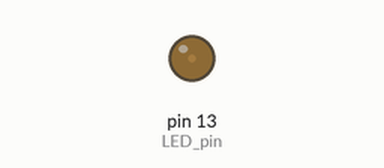
The sketch below on a simulated Arduino Uno, built with avr-gcc and run on an emulated ATmega328P. Shown: output pins drawn as LEDs (lit = HIGH).

Above: at 0.05 s.
At 0.25 s:
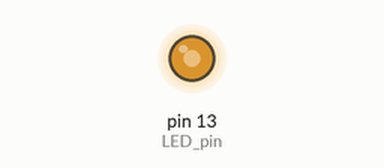
At 0.7 s:
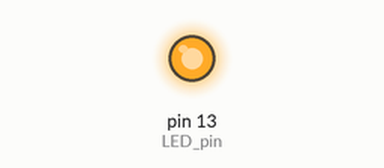
At 1.35 s:
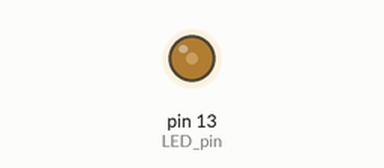
Timing chart, 0 to 5.0 s (numbered marks = the images above):
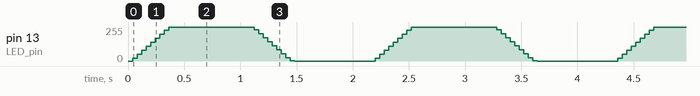

The sketch:

sketch_apr20a_soft_pwm.ino
```cpp
//
// LED fade-in and fade-out without PWM
//

// Built-in LED
#define LED_pin 13

int i, j;

void setup() {
  pinMode(LED_pin, OUTPUT);
}

void loop() {
  // Fade-in
  for(i = 10; i < 990; i += 3) {
    digitalWrite(LED_pin, HIGH);
    delayMicroseconds(i);
    digitalWrite(LED_pin, LOW);
    delayMicroseconds(1000 - i);
  }

  // Light
  digitalWrite(LED_pin, HIGH);
  delay(750);

  // Fade-out
  for(i = 990; i > 10; i -= 3) {
    digitalWrite(LED_pin, HIGH);
    delayMicroseconds(i);
    digitalWrite(LED_pin, LOW);
    delayMicroseconds(1000 - i);
  }

  // Dark
  digitalWrite(LED_pin, LOW);
  delay(750);
}
```
